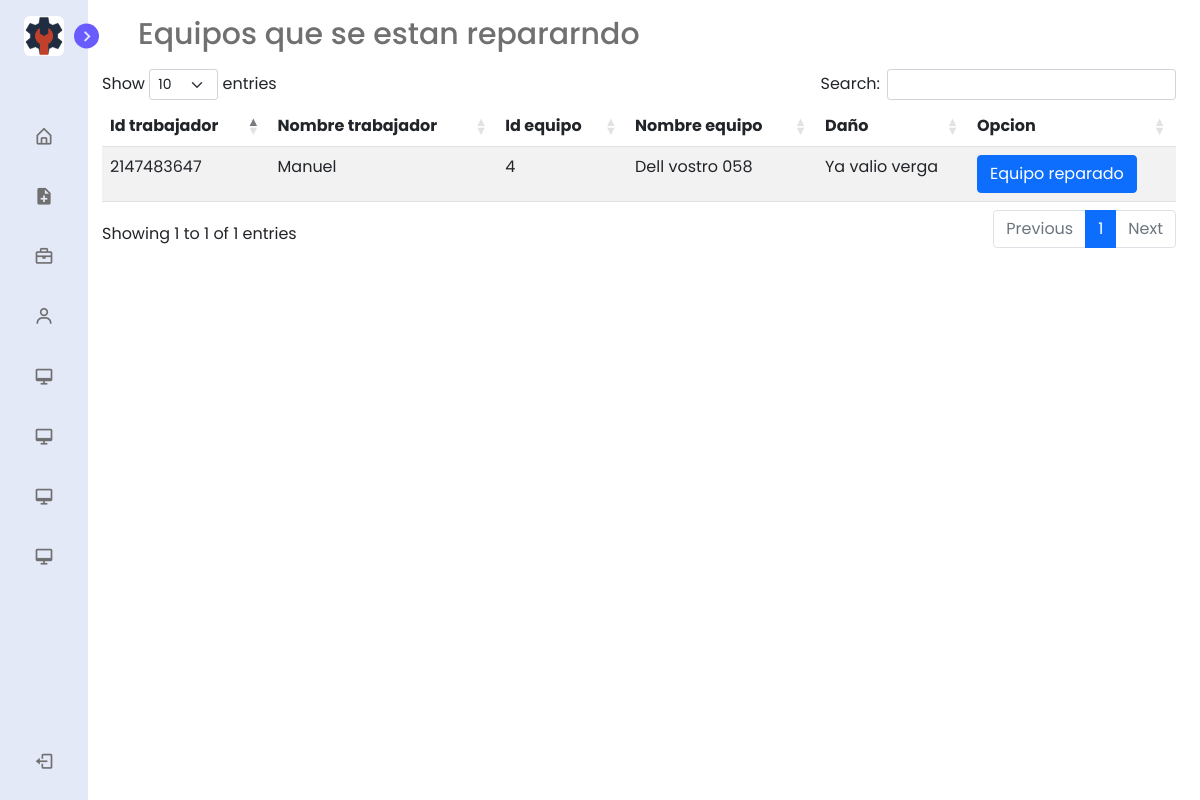
The page /layout/admin/views/equipos_reparando.php (signed in) on the database its author committed.
### tables this page shows
CREATE TABLE `trabajador_tiene_equipo` (
  `id_equipo` int(11) NOT NULL,
  `id_trabajador` int(11) NOT NULL
);

CREATE TABLE `trabajador` (
  `identificacion` int(11) NOT NULL,
  `nombre` varchar(50) NOT NULL,
  `telefono` varchar(20) NOT NULL,
  `certificado` text DEFAULT NULL
);

CREATE TABLE `equipo` (
  `danio` varchar(500) DEFAULT NULL,
  `fecha_entrada` date DEFAULT NULL,
  `fecha_salida` date DEFAULT NULL,
  `pago` int(11) DEFAULT 0,
  `garantia` varchar(100) DEFAULT 'Ninguna',
  `id` int(11) DEFAULT NULL,
  `reparando` varchar(2) DEFAULT 'NO',
  `aquipo` varchar(50) DEFAULT NULL,
  `identificador` int(11) NOT NULL,
  `entregado` varchar(2) DEFAULT 'NO',
  `reparado` varchar(2) DEFAULT 'NO'
);

### app/config/config.php (called while the page is built, shortened)
<?php
$URL = 'http://localhost/computer_technical_center';
?>

### layout/fragment_views/reparando.php (the view)
<div class="container">
        <table id="tabla_registros" class="table table-striped display responsive nowrap" style="width:100%">
            <thead>
                <tr>
                    <th>Id trabajador</th>
                    <th>Nombre trabajador</th>
                    <th>Id equipo</th>
                    <th>Nombre equipo</th>
                    <th>Daño</th>
                    <th>Opcion</th>
                </tr>
            </thead>
            <tbody>
                <?php
                    foreach ($equipos_reparando as $equipo) {
                        $query4 = $pdo->prepare('SELECT nombre FROM trabajador WHERE identificacion = "'.$equipo['id_trabajador'].'"');
                        $query4->execute();
                        $trabajador = $query4->fetch(PDO::FETCH_ASSOC);
                        $query5 = $pdo->prepare('SELECT danio, aquipo FROM equipo WHERE identificador = "'.$equipo['id_equipo'].'"');
                        $query5->execute();
                        $datoEquipo = $query5->fetch(PDO::FETCH_ASSOC);
                        ?>
                            <tr>
                                <td><?php echo $equipo['id_trabajador'];?></td>
                                <td><?php echo $trabajador['nombre'];?></td>
                                <td><?php echo $equipo['id_equipo'];?></td>
                                <td><?php echo $datoEquipo['aquipo'];?></td>
                                <td><?php echo $datoEquipo['danio'];?></td>
                                <td>
                                    <a type="button" class="btn btn-primary" href="<?php echo $URL?>/layout/admin/crud/equipo_reparado.php?id_equipo=<?php echo $equipo['id_equipo'];?>&id_trabajador=<?php echo $equipo['id_trabajador'];?>">Equipo reparado</a>
                                </td>
                            </tr>
                        <?php
                    }
                ?>
            </tbody>
        </table>
    </div>

### public/css/menu.css (style rules this page uses)
* { margin: 0; padding: 0; box-sizing: border-box; font-family: 'Poppins', sans-serif; }
:root { --sidebar-color: #E4E9F7; --primary-color: #695CFE; --primary-color-light: #F6F5FF; --toggle-color: #DDD; --text-color: #707070; --tran-03: all 0.2s ease; --tran-03: all 0.3s ease; --tran-04: all 0.3s ease; --tran-05: all 0.3s ease; }
body { transition: var(--tran-05); }

### rows shown on the page
trabajador_tiene_equipo: id_trabajador "2147483647", id_trabajador.nombre "Manuel", id_equipo "4", id_equipo.aquipo "Dell vostro 058", id_equipo.danio "Ya valio verga"
